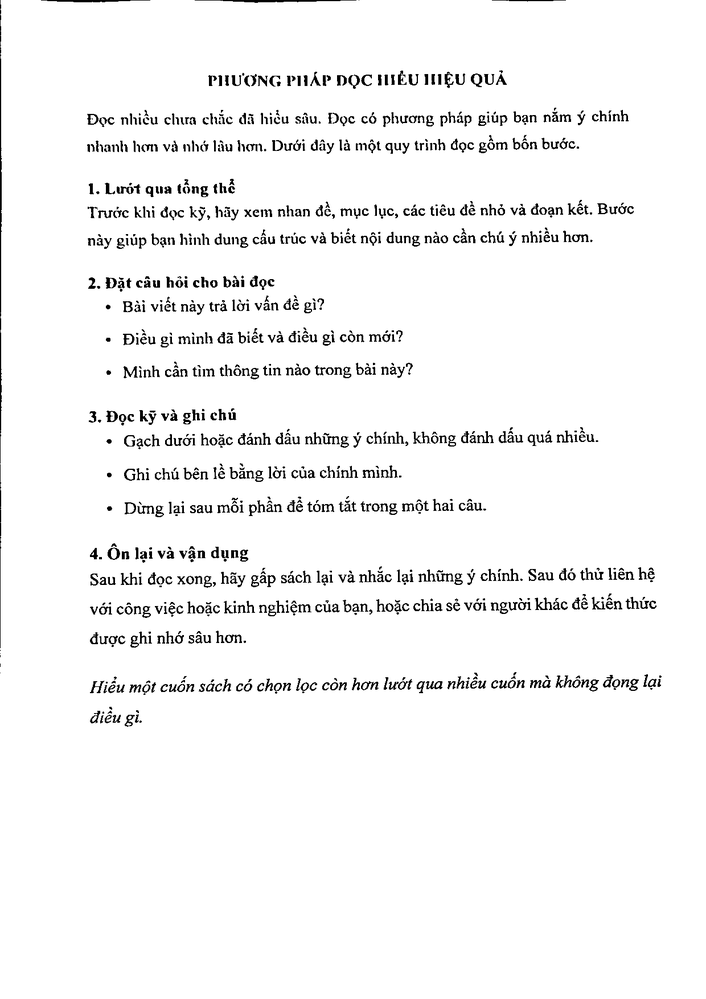
#> input picture data/stage1/bin/khuất 1.png, 706 x 999 px, shrunk from 1240 x 1754 before the run; its folder holds only this picture in this run
$ python run_layout.py '../data/stage1/bin/khuất 1.png'
#> lines starting #> are read from the running program, lines starting #| are printed output that depends on the picture; after the words box and inside, x2 and y2 are one past the last pixel; in counts of white or black regions, pixels touching at a corner belong together
### src/morphology.py
import cv2
import numpy as np


def _validate_inputs(img, kernel):
    arr = np.asarray(img)
    if arr.ndim != 2:
        raise ValueError(f"Ảnh phải là 2 chiều, nhận shape={arr.shape}")
    k = np.asarray(kernel)
    if k.ndim != 2 or k.size == 0:
        raise ValueError(f"Kernel phải là mảng 2 chiều không rỗng, nhận shape={k.shape}")
    if not np.any(k > 0):
        raise ValueError("Kernel phải có ít nhất một phần tử lớn hơn 0")
    return arr.astype(np.uint8, copy=False), k > 0


def _shift_stack_reduce(img, kernel, reducer, border_mode="replicate"):
    arr, mask = _validate_inputs(img, kernel)
    kh, kw = mask.shape
    cy, cx = kh // 2, kw // 2
    h, w = arr.shape
    if h == 0 or w == 0:
        return arr.copy()

    pad_width = ((cy, kh - 1 - cy), (cx, kw - 1 - cx))
    if border_mode == "replicate":
        padded = np.pad(arr, pad_width, mode="edge")
    elif border_mode == "constant_zero":
        padded = np.pad(arr, pad_width, mode="constant", constant_values=0)
    else:
        raise ValueError(f"border_mode không hỗ trợ: {border_mode}")

    out = None
    for dy in range(kh):
        for dx in range(kw):
            if not mask[dy, dx]:
                continue
            window = padded[dy : dy + h, dx : dx + w]
            out = window.copy() if out is None else reducer(out, window)
    return out.astype(np.uint8, copy=False)


def erode(img, kernel, border_mode="replicate"):
    """CO: lấy min trong cửa sổ kernel (áp dụng cho cả ảnh nhị phân và ảnh xám)."""
    return _shift_stack_reduce(img, kernel, np.minimum, border_mode=border_mode)


def dilate(img, kernel, border_mode="replicate"):
    """GIÃN: lấy max trong cửa sổ kernel (áp dụng cho cả ảnh nhị phân và ảnh xám)."""
    return _shift_stack_reduce(img, kernel, np.maximum, border_mode=border_mode)


def opening(img, kernel, border_mode="replicate"):
    """MỞ = Co trước, Giãn sau: xóa nhiễu sáng/đốm nhỏ hơn kernel."""
    return dilate(erode(img, kernel, border_mode=border_mode), kernel, border_mode=border_mode)


def closing(img, kernel, border_mode="replicate"):
    """ĐÓNG = Giãn trước, Co sau: lấp khe hở/đứt gãy nhỏ hơn kernel."""
    return erode(dilate(img, kernel, border_mode=border_mode), kernel, border_mode=border_mode)


def rect_kernel(h, w):
    """Kernel hình chữ nhật h x w toàn số 1."""
    if h <= 0 or w <= 0:
        raise ValueError("Kích thước kernel h và w phải lớn hơn 0")
    return np.ones((h, w), dtype=np.uint8)


# [24 lines left out: function compare_with_cv2, not called in this run]

### src/rlsa.py
import numpy as np


def _as_binary_2d(binary):
    arr = np.asarray(binary)
    if arr.ndim != 2:
        raise ValueError(f"binary phải là ảnh 2 chiều, nhận shape={arr.shape}")
    return (arr > 0).astype(np.uint8) * 255


def rlsa_horizontal(binary, threshold):
    """RLSA theo từng hàng (ngang). Khoảng trống dài <= threshold giữa hai điểm trắng sẽ được lấp."""
    out = _as_binary_2d(binary)
    if threshold <= 0:
        return out

    for y in range(out.shape[0]):
        row = out[y] > 0
        # d = +1 ở đầu mỗi đoạn trắng, -1 ngay sau cuối đoạn trắng
        d = np.diff(np.concatenate(([0], row.view(np.int8), [0])))
        starts = np.flatnonzero(d == 1)          # đầu các đoạn trắng
        ends = np.flatnonzero(d == -1)           # sau cuối các đoạn trắng (loại trừ)
        if len(starts) < 2:
            continue                             # có ít hơn 2 đoạn thì không có khoảng trống ở giữa
        gaps = starts[1:] - ends[:-1]            # độ dài khoảng trống giữa hai đoạn liên tiếp
        for i in np.flatnonzero(gaps <= threshold):
            out[y, ends[i] : starts[i + 1]] = 255  # lấp khoảng trống bằng điểm trắng
    return out


def rlsa_vertical(binary, threshold):
    """RLSA theo từng cột (dọc) = làm RLSA ngang trên ảnh đã chuyển vị rồi chuyển lại."""
    arr = _as_binary_2d(binary)
    return rlsa_horizontal(arr.T, threshold).T


def rlsa(binary, t_h, t_v, t_smooth=None, mode="and"):
    """RLSA cho tài liệu văn bản:
    - mode='and'   : cổ điển (ngang với t_h) AND (dọc với t_v)
    - mode='or'    : (ngang với t_h) OR (dọc với t_v)
    - mode='hv'    : nối ngang trước (t_h), rồi nối dọc (t_v)
    - mode='h_only': chỉ nối ngang (t_h)
    """
    if mode == "h_only":
        combined = rlsa_horizontal(binary, t_h)
    else:
        h = rlsa_horizontal(binary, t_h)
        v = rlsa_vertical(binary, t_v)
        if mode == "and":
            combined = np.minimum(h, v)
        elif mode == "or":
            combined = np.maximum(h, v)
        elif mode == "hv":
            combined = rlsa_vertical(h, t_v)
        else:
            raise ValueError(f"mode không hỗ trợ: {mode}")

    if t_smooth and t_smooth > 0:
        combined = rlsa_horizontal(combined, t_smooth)
    return combined

### src/ccl.py
import cv2
import numpy as np


def connected_components(binary, connectivity=8):
    """Gán nhãn thành phần liên thông hai lượt (Union-Find).
    binary      : ảnh 2 chiều, điểm > 0 là điểm trắng (đối tượng)
    connectivity: 8 (tính đường chéo, giống mặc định của cv2) hoặc 4
    Trả về (labels, num): labels cùng cỡ ảnh, nền = 0, các vùng = 1..num
    """
    if connectivity not in (4, 8):
        raise ValueError("connectivity phải là 4 hoặc 8")

    arr = np.asarray(binary)
    if arr.ndim != 2:
        raise ValueError(f"binary phải là ảnh 2 chiều, nhận shape={arr.shape}")

    fg = arr > 0
    h, w = fg.shape
    if h == 0 or w == 0 or not np.any(fg):
        return np.zeros((h, w), dtype=np.int32), 0

    # Mảng nhãn có thêm 1 hàng phía trên và 1 cột mỗi bên (toàn số 0).
    # Nhờ viền này, hàng xóm nằm ngoài ảnh tự động là 0, khỏi phải kiểm tra biên.
    lab = np.zeros((h + 1, w + 2), dtype=np.int32)

    parent = [0]  # sổ union-find: parent[x] = "cha" của nhãn x (nhãn 0 là nền)

    def find(x):
        # Lần theo cha cho đến khi gặp gốc (gốc có parent[x] == x)
        root = x
        while parent[root] != root:
            root = parent[root]
        while parent[x] != root:  # nén đường đi: nối thẳng mọi nhãn trên đường về gốc
            parent[x], x = root, parent[x]
        return root

    def union(a, b):
        # Gộp hai nhóm. Luôn cho gốc LỚN hơn trỏ về gốc NHỎ hơn.
        ra, rb = find(a), find(b)
        if ra != rb:
            if ra < rb:
                parent[rb] = ra
            else:
                parent[ra] = rb

    # ---------------- LƯỢT 1 ----------------
    # np.nonzero trả về tọa độ điểm trắng theo đúng thứ tự quét (hàng trước, cột sau)
    ys, xs = np.nonzero(fg)
    nxt = 1  # nhãn mới sẽ cấp
    is_8 = connectivity == 8
    for y, x in zip(ys.tolist(), xs.tolist()):
        y1, x1 = y + 1, x + 1  # vị trí tương ứng trong mảng có viền
        nb = [
            int(lab[y1, x1 - 1]),  # W : bên trái
            int(lab[y1 - 1, x1]),  # N : bên trên
        ]
        if is_8:
            nb.append(int(lab[y1 - 1, x1 - 1]))  # NW: trên-trái
            nb.append(int(lab[y1 - 1, x1 + 1]))  # NE: trên-phải
        nb = [v for v in nb if v > 0]  # chỉ giữ hàng xóm đã có nhãn

        if not nb:  # không hàng xóm nào có nhãn -> đảo mới
            lab[y1, x1] = nxt
            parent.append(nxt)  # nhãn mới tự là gốc của chính nó
            nxt += 1
        else:
            m = min(nb)  # lấy nhãn nhỏ nhất
            lab[y1, x1] = m
            for v in nb:  # các nhãn khác m thật ra cùng một đảo -> gộp
                if v != m:
                    union(v, m)

    # ---------------- LƯỢT 2 ----------------
    # Tìm gốc của từng nhãn tạm, rồi đánh số lại 1..k theo thứ tự gốc tăng dần
    roots = [find(i) for i in range(nxt)]
    uniq = sorted(set(roots) - {0})
    new_id = {r: i + 1 for i, r in enumerate(uniq)}
    lut = np.zeros(nxt, dtype=np.int32)  # bảng tra: nhãn tạm -> nhãn chính thức
    for i in range(1, nxt):
        lut[i] = new_id[roots[i]]
    labels = lut[lab[1:, 1:-1]]  # bỏ viền, đổi nhãn bằng bảng tra (rất nhanh)
    return labels, len(uniq)


def bounding_boxes(labels, num):
    """Hộp bao của từng vùng. Trả về mảng (num, 4): [x0, y0, x1, y1] (gồm cả điểm cuối).
    Hàng i ứng với vùng có nhãn i + 1. Dùng ở bước sau để lấy hộp của dòng, đoạn, hình."""
    if num <= 0:
        return np.zeros((0, 4), dtype=np.int64)
    ys, xs = np.nonzero(labels > 0)
    if ys.size == 0:
        return np.zeros((num, 4), dtype=np.int64)
    ids = labels[ys, xs] - 1
    valid = (ids >= 0) & (ids < num)
    ys, xs, ids = ys[valid], xs[valid], ids[valid]

    x0 = np.full(num, labels.shape[1], dtype=np.int64)
    y0 = np.full(num, labels.shape[0], dtype=np.int64)
    x1 = np.full(num, -1, dtype=np.int64)
    y1 = np.full(num, -1, dtype=np.int64)
    np.minimum.at(x0, ids, xs)
    np.minimum.at(y0, ids, ys)
    np.maximum.at(x1, ids, xs)
    np.maximum.at(y1, ids, ys)
    return np.stack([x0, y0, x1, y1], axis=1)


def areas(labels, num):
    """Diện tích (số điểm ảnh) của từng vùng; phần tử i ứng với vùng i + 1."""
    if num <= 0:
        return np.zeros(0, dtype=np.int64)
    return np.bincount(labels.ravel(), minlength=num + 1)[1 : num + 1]


# [29 lines left out: function compare_with_cv2, not called in this run]

### src/run_layout.py
import re
import sys
import unicodedata
from pathlib import Path

import cv2
import numpy as np

# Thư mục gốc của project (XuLyAnh), tính từ vị trí file này
ROOT = Path(__file__).resolve().parent.parent
sys.path.insert(0, str(ROOT / "src"))

from ccl import areas, bounding_boxes, connected_components  # tách và đếm khối chữ
from morphology import opening, rect_kernel                  # dọn nhiễu
from rlsa import rlsa                                        # nối chữ thành dòng/khối

BIN_DIR = ROOT / "data" / "stage1" / "bin"  # thư mục chứa ảnh nhị phân đầu vào
OUT_DIR = ROOT / "out" / "layout_demo"      # nơi lưu ảnh kết quả
OUT_DIR.mkdir(parents=True, exist_ok=True)

NHOM_ANH = [
    "ảnh nghiêng",
    "nhàu",
    "thiếu sáng",
    "lộn xộn",
    "khuất",
]


def bo_dau_slug(text):
    """Đổi tên có dấu/khoảng trắng thành dạng slug không dấu để đặt tên file output gọn."""
    s = unicodedata.normalize("NFD", text)
    s = "".join(ch for ch in s if unicodedata.category(ch) != "Mn")
    s = s.replace("đ", "d").replace("Đ", "D").lower()
    s = re.sub(r"[^a-z0-9]+", "_", s).strip("_")
    return s


def doc_anh(path):
    # Đọc bằng numpy để tránh lỗi khi đường dẫn có dấu cách hoặc tiếng Việt
    return cv2.imdecode(np.fromfile(str(path), dtype=np.uint8), cv2.IMREAD_GRAYSCALE)
#> returned value is the input picture: shape (999, 706); min 0, max 255, mean 245.3


def la_vet_bong(k, rong_anh, ti_le_cao_rong=1.5, le_ngoai=0.07):
    """True nếu khung giống vệt bóng/nhàu ở mép giấy chứ không phải dòng chữ.
    - Dòng chữ thì NGANG (rộng > cao); vệt bóng ở mép thì DỌC (cao > 1.5 x rộng).
    - Chữ nằm trong lề giấy; khung nằm sát mép (7% ngoài cùng mỗi bên) là bóng."""
    x0, y0, x1, y1 = k
    rong, cao = x1 - x0 + 1, y1 - y0 + 1
    if cao > ti_le_cao_rong * rong:
        return True
    return x0 > (1 - le_ngoai) * rong_anh or x1 < le_ngoai * rong_anh


def chay_bo_cuc_chu(anh, t_h=30, t_v=10, t_smooth=20, min_area=150):
#> called with t_h = 30, t_v = 10, t_smooth = 20, min_area = 150
    fg = ((anh < 128) * 255).astype(np.uint8)      # đảo màu: chữ đen -> trắng
    fg[:60, :] = 0                                 # xóa mép trên 60px (vệt bóng đen của giấy)
    fg[-60:, :] = 0                                # xóa mép dưới 60px
    fg[:, :12] = 0
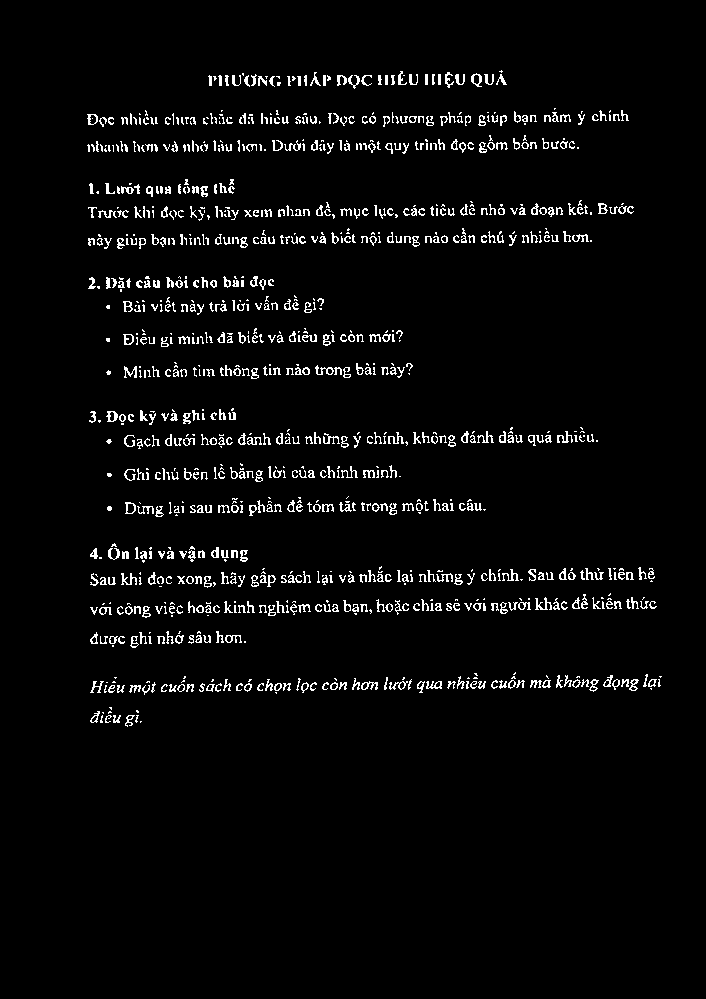
#> fg: shape (999, 706); 3.6% white in thin lines or dots, all inside (x1, y1, x2, y2) = (87, 70, 662, 727)
    fg[:, -12:] = 0

    sach = opening(fg, rect_kernel(2, 2))          # mở: xóa đốm nhiễu nhỏ
#> in _validate_inputs, `k = np.asarray(kernel)`: k = [[1, 1], [1, 1]]
#> in _shift_stack_reduce, `arr, mask = _validate_inputs(img, kernel)`: mask = [[True, True], [True, True]]
    noi = rlsa(sach, t_h=t_h, t_v=t_v, t_smooth=t_smooth)  # RLSA: nối chữ thành dòng/khối
#> call 3 of rlsa_horizontal, with threshold = 20
#> after the loop in rlsa_horizontal (call 3), `for y in range(out.shape[0]):`:
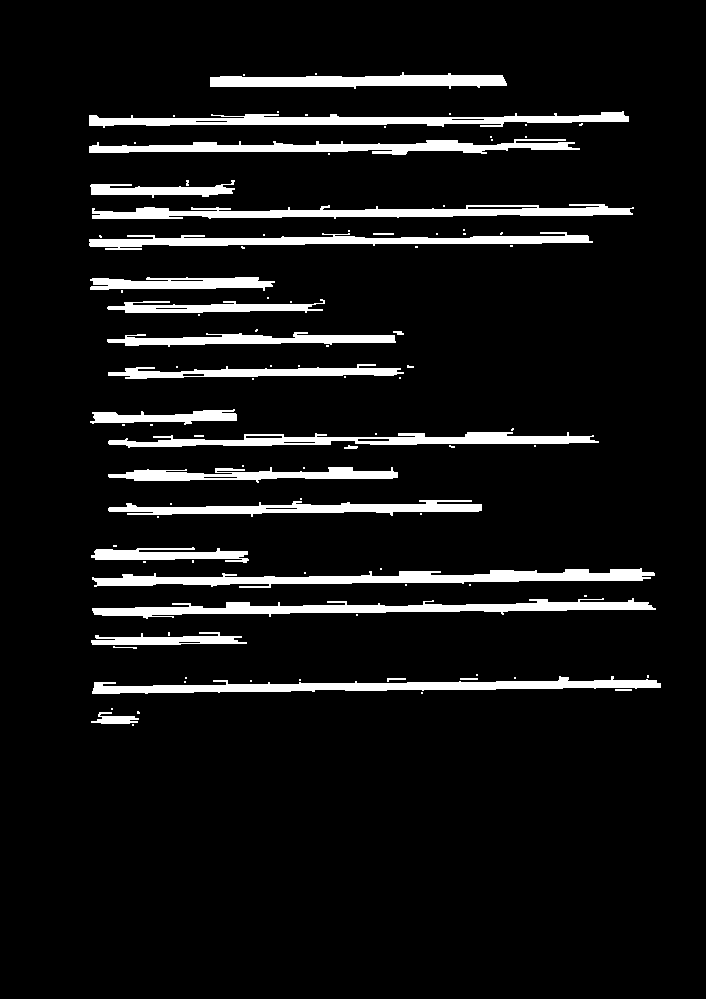
#> out: shape (999, 706); 8.1% white; 100 white regions (72 under 20 px), largest, box (x1, y1, x2, y2) and area: (92, 568, 655, 588) 5051, (92, 598, 656, 619) 4687, (92, 676, 661, 694) 4556
    nhan, n = connected_components(noi)            # CCL: gán nhãn từng khối chữ
#> the loop in connected_components, `for y, x in zip(ys.tolist(), xs.tolist()):` made 57303 passes
#> (y, x, y1, x1, m) on pass 22: (75, 401, 76, 402, 1)
#> after the loop in connected_components, `for y, x in zip(ys.tolist(), xs.tolist()):`:
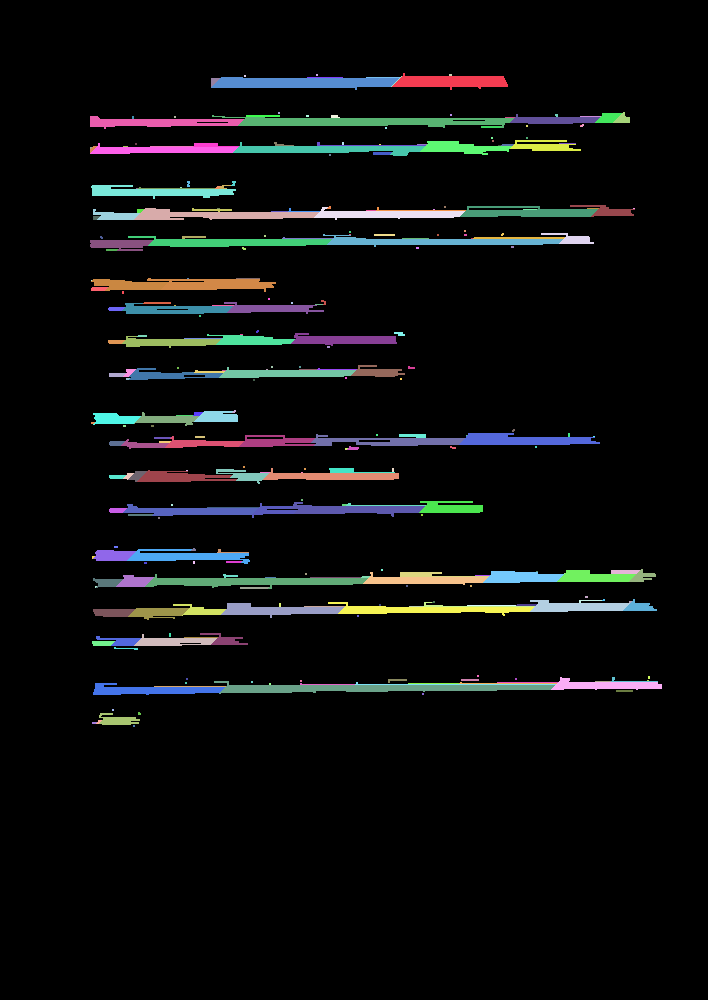
#> lab: shape (1000, 708) int32; 291 distinct labels, from 0 to 290; one colour per label, 0 black
#> after the loop in connected_components, `for y, x in zip(ys.tolist(), xs.tolist()):`: nxt = 291; parent = 291 values, max 290 at index 290, min 0 at index 0, mean 140.5
#> n = 100
    khung, dien_tich = bounding_boxes(nhan, n), areas(nhan, n)
#> in bounding_boxes, `x0 = np.full(num, labels.shape[1], dtype=np.int64)`: x0 = 100 values from 706 to 706
#> in bounding_boxes, `y0 = np.full(num, labels.shape[0], dtype=np.int64)`: y0 = 100 values from 999 to 999
#> in bounding_boxes, `x1 = np.full(num, -1, dtype=np.int64)`: x1 = 100 values from -1 to -1
#> khung = 100 rows, first 6: [210, 72, 506, 88], [315, 73, 316, 74], [243, 74, 244, 75], [277, 111, 278, 112], [89, 111, 628, 127], [449, 113, 450, 114]; dien_tich = 100 values, max 5051 at index 74, min 4 at index 1, mean 573
    rong_anh = anh.shape[1]
    return [
        list(map(int, k)) for k, a in zip(khung, dien_tich)
        if a >= min_area and not la_vet_bong(k, rong_anh)   # bỏ vệt bóng đen ở mép
    ]


def bo_khung_mong(khung, min_cao=12, min_rong=12):
    # Loại bỏ các khung quá mỏng (đường kẻ ngang/dọc, nét mảnh)
    return [
        list(map(int, k))
        for k in khung
        if (k[3] - k[1] + 1) >= min_cao and (k[2] - k[0] + 1) >= min_rong
    ]


def ve_khung_chu(anh, khung_chu):
    # Vẽ khung chữ màu đỏ lên ảnh xám chuyển sang BGR
    mau = cv2.cvtColor(anh, cv2.COLOR_GRAY2BGR)
    for x0, y0, x1, y1 in khung_chu:
        cv2.rectangle(mau, (int(x0), int(y0)), (int(x1), int(y1)), (0, 0, 255), 2)
    return mau


def luu_anh(path, img):
    _, buf = cv2.imencode(".png", img)
    buf.tofile(str(path))


def tim_file_anh(ten_khong_duoi):
    """Tìm file ảnh theo tên (hỗ trợ .png, .jpg, .jpeg)."""
    for ext in (".png", ".jpg", ".jpeg"):
        p = BIN_DIR / f"{ten_khong_duoi}{ext}"
        if p.exists():
            return p
    return BIN_DIR / f"{ten_khong_duoi}.png"


# [18 lines left out: functions phan_tich_ten, doc_tuong_ung, not called in this run]


def duong_dan_pdf(ten):
    return ROOT / "data" / "pdf" / f"{doc_tuong_ung(ten)[3:]}.pdf"     # doc05 -> data/pdf/05.pdf


def duong_dan_gt(ten):
    return ROOT / "gt" / "layout" / f"{doc_tuong_ung(ten)}.json"


# [14 lines left out: functions _khoa_sap_xep, liet_ke_ten, not called in this run]


def tao_danh_sach_ten(args):
    """Sinh danh sách tên file (không gồm phần mở rộng) từ tham số dòng lệnh."""
    if not args:
        return [f"{nhom} {idx}" for nhom in NHOM_ANH for idx in (1, 2)]

    if args == ["all"]:
        return liet_ke_ten()

    # Nếu tham số đầu là một tên nhóm (vd: "nhàu" 1 2 5-1 hoặc "ảnh nghiêng" all)
    if args[0] in NHOM_ANH:
        nhom = args[0]
        so_list = args[1:]
        if not so_list or so_list == ["all"]:
            return liet_ke_ten(nhom)
        return [f"{nhom} {x}" for x in so_list]      # x có thể là "3" hoặc "5-1"

    # Ngược lại coi mỗi tham số là tên ảnh đầy đủ (bỏ .png/.jpg nếu người dùng gõ kèm)
    ket_qua = []
    for item in args:
        p = Path(item)
        ten = p.stem if p.suffix.lower() in {".png", ".jpg", ".jpeg"} else item
        ket_qua.append(ten)
    return ket_qua


if __name__ == "__main__":
    # Ví dụ cách chạy:
    # py src/run_layout.py all                  -> chạy cả 5 nhóm x 10 ảnh (50 ảnh)
    # py src/run_layout.py "ảnh nghiêng" 1 2 3  -> chạy ảnh nghiêng 1, 2, 3
    # py src/run_layout.py "nhàu" all           -> chạy nhàu 1 -> nhàu 10
    # py src/run_layout.py "thiếu sáng 4" "khuất 9"
    danh_sach_ten = tao_danh_sach_ten(sys.argv[1:])

    for ten in danh_sach_ten:
        p = tim_file_anh(ten)
        if not p.exists():
            print(f"Không thấy {p}")
            continue

        anh = doc_anh(p)
        cac_khung = chay_bo_cuc_chu(anh)
#> cac_khung = 20 items, first 6: [210, 72, 506, 88], [89, 111, 628, 127], [89, 139, 579, 154], [90, 180, 234, 197], [92, 204, 633, 218], [89, 232, 592, 249]
        khung_chu = bo_khung_mong(cac_khung, min_cao=12, min_rong=12)
#> khung_chu has the same summary as cac_khung

        ten_out = f"{bo_dau_slug(ten)}_khung.png"
        luu_anh(OUT_DIR / ten_out, ve_khung_chu(anh, khung_chu))
#> the loop in ve_khung_chu, `for x0, y0, x1, y1 in khung_chu:` made 20 passes
#> after the loop in ve_khung_chu, `for x0, y0, x1, y1 in khung_chu:`:
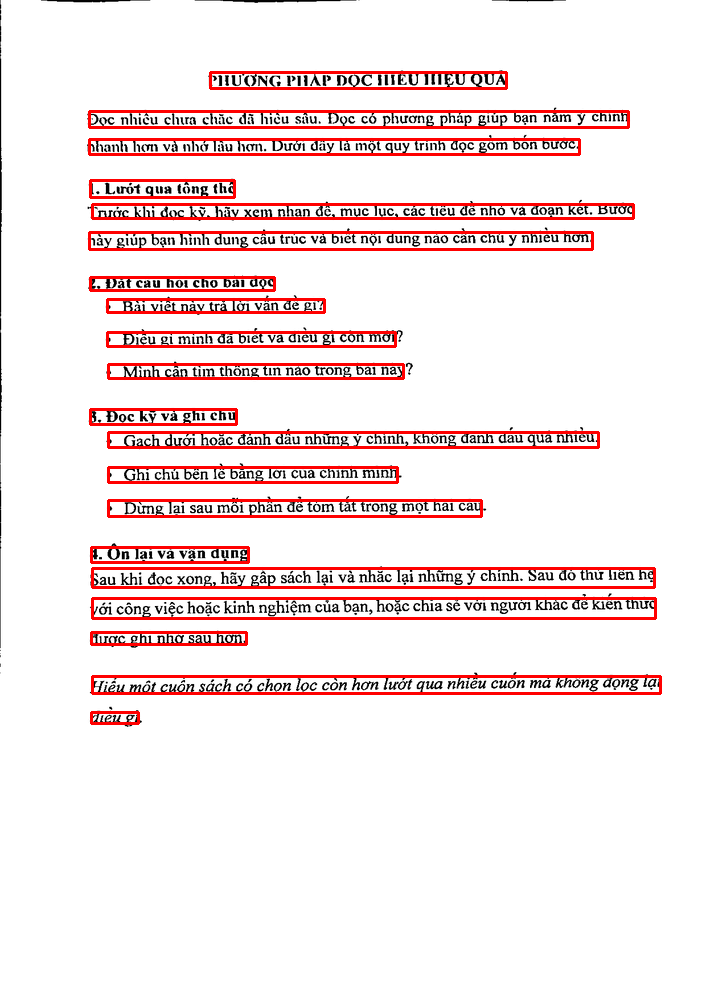
#> mau: shape (999, 706, 3); mean B, G, R 230.6, 230.6, 246
        print(f"{ten}: {len(khung_chu)} khung chu -> {ten_out}")
#| khuất 1: 20 khung chu -> khuat_1_khung.png
